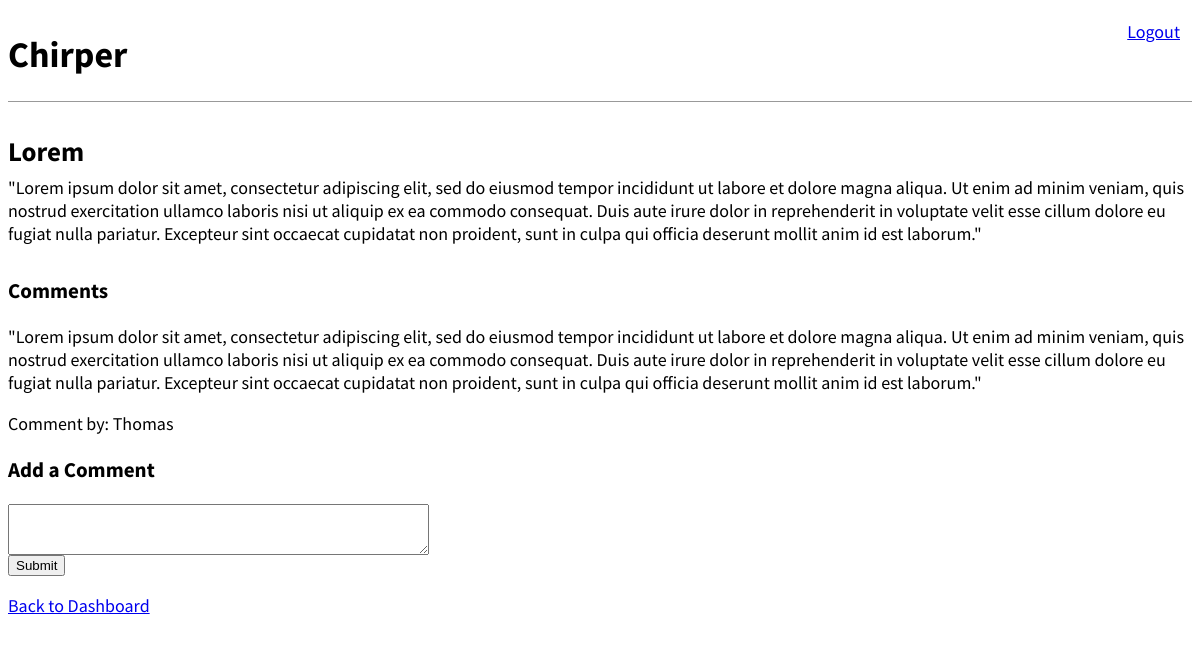
The page /post/8/ on the database its author committed.
### chirper/models.py (models this page shows, shortened)
class Chirp(models.Model):
    title = models.CharField(max_length=50)
    chirper = models.ForeignKey( "auth.User", on_delete=models.CASCADE,)
    body = models.TextField()

class Comment(models.Model):
    chirper = models.ForeignKey("auth.User", on_delete=models.CASCADE)
    chirp = models.ForeignKey("Chirp", on_delete=models.CASCADE)
    body = models.TextField()

### chirper/views.py (the view)
# urls.py: path("post/<int:pk>/", ChirpDetailView.as_view(), name="chirp_detail"),
class ChirpDetailView(DetailView):
    model = Chirp
    template_name = "chirp_detail.html"

### templates/chirp_detail.html (shortened to what this page needs)
{% extends "base.html" %}
{% block content %}
<div class="chirp-entry">
    <h2>{{ chirp.title }}</h2>
    <p>{{ chirp.body }}</p>
</div>
<div class="comments-section">
    <h3>Comments</h3>
    {% for comment in chirp.comment_set.all %}
        <div class="comment">
            <p>{{ comment.body }}</p>
            <p>Comment by: {{ comment.chirper.username }}</p>
        </div>
    {% empty %}
        <p>No comments yet.</p>
    {% endfor %}
</div>
<div class="add-comment-form">
    <h3>Add a Comment</h3>
    <form method="post" action="{% url 'add_comment' chirp.pk %}">
        <textarea name="body" rows="3" cols="50"></textarea><br>
        <input type="submit" value="Submit">
    </form>
</div>
<div>
    <a href="{% url 'dashboard' %}">Back to Dashboard</a>
</div>
{% endblock content %}

### static/css/base.css (style rules this page uses)
body { font-family: 'Source Sans Pro', sans-serif; font-size: 18px; }
.chirp-entry { margin-bottom: 2rem; }
.chirp-entry h2 { margin: 0.5rem 0; }
.chirp-entry p { margin: 0; font-weight: 400; }

### rows shown on the page
Chirp: title "Lorem", body "\"Lorem ipsum dolor sit amet, consectetur adipiscing elit, sed do eiusmod tempor incididunt ut labore et dolore magna aliqua. Ut enim ad minim veniam, quis nostrud exercitation ullamco laboris nisi ut aliquip ex ea commodo consequat. Duis aute irure dolor in reprehenderit in voluptate velit esse cillum dolore eu fugiat nulla pariatur. Excepteur sint occaecat cupidatat non proident, sunt in culpa qui officia deserunt mollit anim id est laborum.\""
Comment: body "\"Lorem ipsum dolor sit amet, consectetur adipiscing elit, sed do eiusmod tempor incididunt ut labore et dolore magna aliqua. Ut enim ad minim veniam, quis nostrud exercitation ullamco laboris nisi ut aliquip ex ea commodo consequat. Duis aute irure dolor in reprehenderit in voluptate velit esse cillum dolore eu fugiat nulla pariatur. Excepteur sint occaecat cupidatat non proident, sunt in culpa qui officia deserunt mollit anim id est laborum.\"", chirper.username "Thomas"
